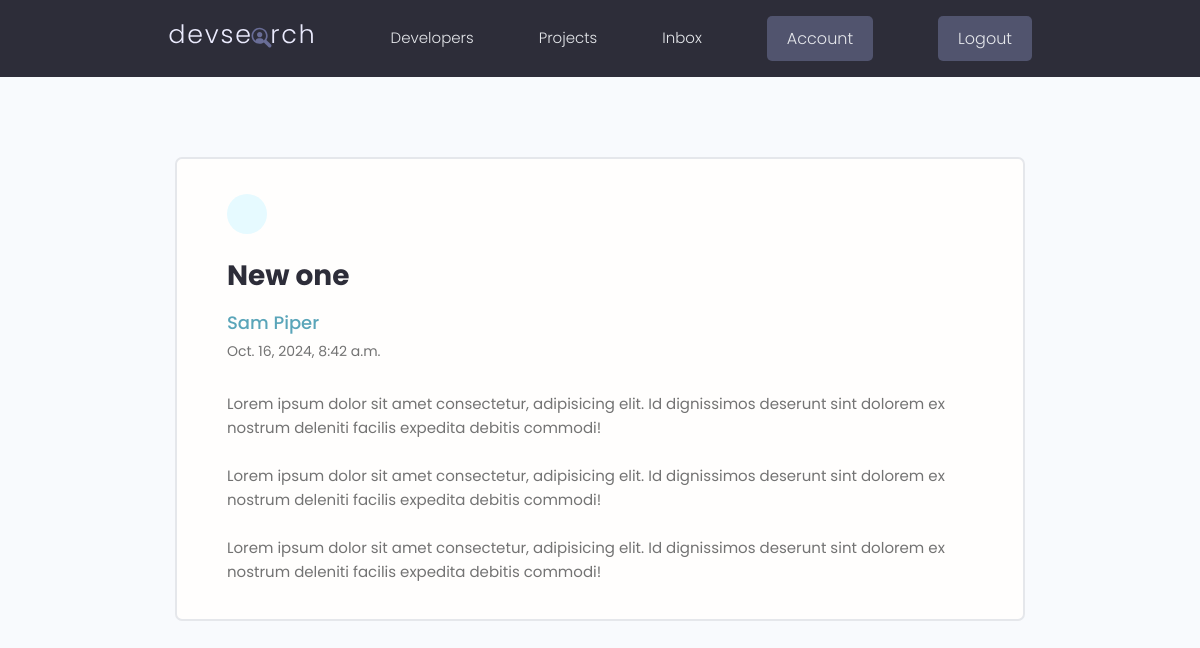
The page /message/702e1e93-dc87-4b08-8068-0959ab87d198 (signed in) on the database its author committed.
### users/models.py (models this page shows, shortened)
class Message(models.Model):
    sender = models.ForeignKey(
        Profile, on_delete=models.SET_NULL, null=True, blank=True
    )
    recipient = models.ForeignKey(
        Profile,
        on_delete=models.SET_NULL,
        null=True,
        blank=True,
        related_name="messages",
    )
    name = models.CharField(max_length=200, null=True, blank=True)
    email = models.EmailField(max_length=500, null=True, blank=True)
    subject = models.CharField(max_length=200, null=True, blank=True)
    body = models.TextField()
    is_read = models.BooleanField(default=False, null=True)
    created = models.DateTimeField(auto_now_add=True)
    id = models.UUIDField(
        default=uuid.uuid4, unique=True, primary_key=True, editable=False
    )
    class Meta:
        ordering = ["is_read", "-created"]

### users/views.py (the view)
# urls.py: path("message/<str:pk>", views.view_message, name="message"),
def view_message(request, pk):
    profile = request.user.profile
    message = profile.messages.get(id=pk)
    if message.is_read == False:
        message.is_read = True
        message.save()
    context = {"message": message}
    return render(request, "users/message.html", context)

### users/templates/users/message.html (shortened to what this page needs)
{% extends 'main.html' %}
{% block content %}
  <main class="messagePage my-xl">
    <div class="content-box">
      <div class="message">
        <a class="backButton" href="{% url 'inbox' %}"></a>
        <h2 class="message__subject">
          {{ message.subject }}
        <a href="profile.html" class="message__author">{{ message.name }}</a>
        <p class="message__date">{{ message.created }}</p>
        <div class="message__body">{{ message.body | linebreaksbr }}</div>
      </div>
    </div>
  </main>
{% endblock content %}

### static/styles/app.css (style rules this page uses)
:root { --color-sub: #2d2d39; }
.content-box { width: 95%; max-width: 85rem; margin: 0 auto; }
.message { padding: 2.5rem 0; }
.message > a { display: flex; gap: 1rem; }
.message__author, .message__date { flex-basis: 25%; }
.message__subject { flex-basis: 50%; }
.message__date { text-align: right; }
.messagePage .message { list-style: none; background: var(--color-white); padding: 3.5rem 5rem; border: 2px solid var(--color-light); border-radius: 0.7rem; }
.messagePage .message__subject { font-size: 2.8rem; color: var(--color-sub); margin-bottom: 1rem; margin-top: 2rem; }
.messagePage .message__author { font-size: 1.8rem; font-weight: 500; }
.messagePage .message__date { font-size: 1.4rem; font-weight: 400; text-align: left; margin-bottom: 3rem; }
.backButton { background: var(--color-main-light); color: var(--color-main); width: 4rem; height: 4rem; display: flex; align-items: center; justify-content: center; border-radius: 50%; }

### static/uikit/styles/modules/_variables.css (style rules this page uses)
:root { --color-main: #5aa5b9; --color-main-light: #e6faff; --color-sub: #3f4156; --color-sub-light: #51546e; --color-sub-lighter: #ededfd; --color-text: #737373; --color-gray: #8b8b8b; --color-light: #e5e7eb; --color-light-gray: #767676; --color-bg: #f8fafd; --color-white: #fffefd; --color-white-light: #f3f3f3; --color-success: #359e64; --color-success-bg: #def8e8; --color-error: #fc4b0b; --color-error-bg: #fff2ee; --font-base: 'Poppins', arial, helvetica, 'Segoe UI', roboto, ubuntu, sans-serif; --font-monospace: 'Fira Code', 'Courier New', courier, monospace; --font-regular: 300; --font-medium: 500; --font-bold: 700; --generic-shadow: 1px 1px 5px #00000010; --generic-transition: all 0.3s ease-in-out; }

### static/uikit/styles/modules/_base.css (style rules this page uses)
* { margin: 0; padding: 0; box-sizing: border-box; text-rendering: optimizeLegibility; color: inherit; font-size: inherit; }
html { font-size: 50%; }
@media only screen and (min-width: 480px) { html { font-size: 56.25%; } }
@media only screen and (min-width: 1200px) { html { font-size: 62.5%; } }
body { line-height: 1.6; font-weight: 400; font-size: 1.5rem; color: var(--color-text); background-color: var(--color-bg); min-height: 100vh; }

### static/uikit/styles/modules/_typography.css (style rules this page uses)
* { font-family: var(--font-base); }
h2 { font-size: 3.6rem; font-weight: var(--font-bold); }
p, span, strong { font-size: 1.6rem; color: var(--color-text); font-weight: var(--font-regular); }
a { padding-bottom: 2px; text-decoration: none; display: inline-block; color: var(--color-main); font-weight: var(--font-medium); }

### static/uikit/styles/modules/_utilities.css (style rules this page uses)
.my-xl { margin: 8rem auto; }

### rows shown on the page
Message: subject "New one", name "Sam Piper", created "Oct. 16, 2024, 8:42 a.m.", body "Lorem ipsum dolor sit amet consectetur, adipisicing elit. Id dignissimos deserunt sint dolorem ex nostrum deleniti facilis expedita debitis commodi! Lorem ipsum dolor sit amet consectetur, adipisicing elit. Id dignissimos deserunt sint dolorem ex nostrum deleniti facilis expedita debitis commodi! Lorem ipsum dolor sit amet consectetur, adipisicing elit. Id dignissimos deserunt sint dolorem ex nostrum deleniti facilis expedita debitis commodi!"
